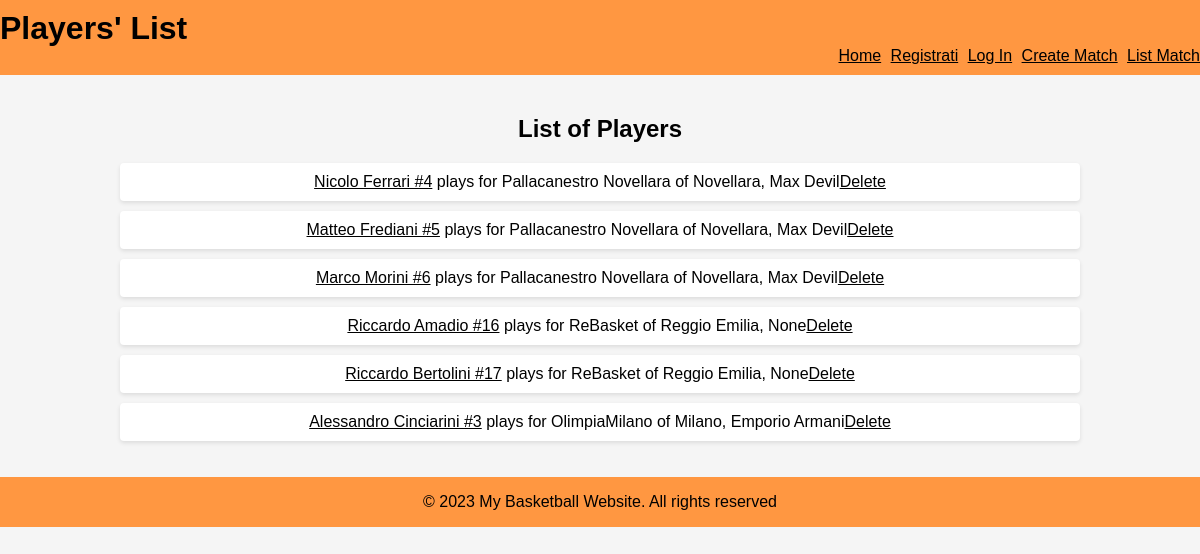
Screenshot of /list/players/ with the database file from the repository.
### main/models.py (models this page shows)
class Player(models.Model):
    name = models.CharField(max_length=15)
    last_name = models.CharField(max_length=15)
    birth_date = models.DateTimeField()
    number: int = models.IntegerField()
    team = models.ForeignKey(Team, on_delete=models.PROTECT, related_name='players')
    profile_img = models.ImageField(upload_to='player_images/', blank=True, null=True)
    def __str__(self):
        return self.name + ' ' + self.last_name + ' #' + str(self.number)

class Team(models.Model):
    name = models.CharField(max_length=30)
    city = models.CharField(max_length=20)
    main_sponsor: str = models.CharField(default=None, null=True, max_length=50)
    img = models.ImageField(upload_to='team_images/', blank=True, null=True)
    championships = models.ForeignKey(ChampionShip, on_delete=models.PROTECT, related_name='teams', null=True,
                                      blank=True)
    def __str__(self):
        return self.name + ' of ' + self.city + ', ' + self.main_sponsor

### main/views.py (the view)
# urls.py: path('list/players/', ListPlayerView.as_view(), name='list-players'),
class ListPlayerView(ListView):
    model = Player
    template_name = 'list_player.html'

### main/templates/list_player.html (shortened to what this page needs)
{% extends 'base.html' %}
{% block header %}Players' List{% endblock %}
{% block content %}
    <h2>List of Players</h2>
    <ul>
        {% for player in object_list %}
            <li><a href="{% url 'main:player-detail' player.id  %}"> {{ player }}</a> plays for {{ player.team }}<a href="{% url 'main:delete-player' player.id  %}">Delete</a></li>
        {% endfor %}
    </ul>
{% endblock %}

### main/static/css/style.css (style rules this page uses)
body { font-family: Arial, sans-serif; margin: 0; background-color: #f5f5f5; }
a { color: black; }
ul { list-style-type: none; padding: 0; }
li { background-color: #fff; padding: 10px; margin-bottom: 10px; border-radius: 4px; box-shadow: 0 2px 4px rgba(0, 0, 0, 0.1); }
li:last-child { margin-bottom: 0; }

### rows the page displays
Player: name+last_name+number "Nicolo Ferrari #4", team "Pallacanestro Novellara of Novellara, Max Devil"
Player: name+last_name+number "Matteo Frediani #5", team "Pallacanestro Novellara of Novellara, Max Devil"
Player: name+last_name+number "Marco Morini #6", team "Pallacanestro Novellara of Novellara, Max Devil"
Player: name+last_name+number "Riccardo Amadio #16", team "ReBasket of Reggio Emilia, None"
Player: name+last_name+number "Riccardo Bertolini #17", team "ReBasket of Reggio Emilia, None"
Player: name+last_name+number "Alessandro Cinciarini #3", team "OlimpiaMilano of Milano, Emporio Armani"
